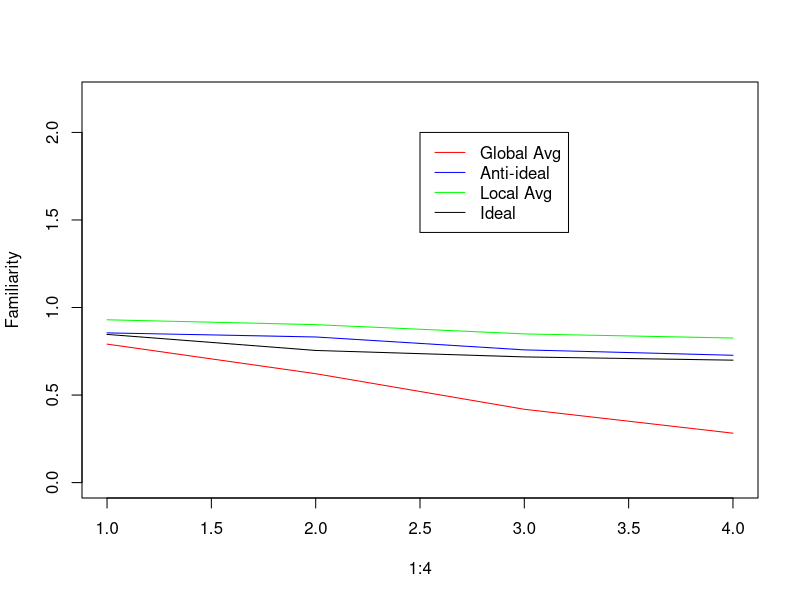

Source code (R):
#Model function
easy_clus_model=function(train,test,prob_new,spec){

#Cluster vector starts out empty
clusters=c()

#Randomise order presentation
samp=sample(train,replace=F)

#Loop through training stimuli
for(i in 1:length(train)){
	
	#If a cluster exists
	if(length(clusters)>0){
	
	#Cluster activation determines how active the clusters are; same basic exponential gradient as exemplar model
	clust_act=exp(-spec*(abs(samp[i]-clusters)))
	
	
	#If the max cluster activation is less than a threshold
	if(max(clust_act)<prob_new){
		
		#recruit a new cluster
		clusters=c(clusters,samp[i])
			
	}
	
}else{clusters=c(samp[i])}

}

clusters

familiarity_test=numeric(length(test))

#Loop through test stimuli
for(i in 1:length(test)){
	
	
		
	clust_act=exp(-spec*(abs(test[i]-clusters)))
	
	#Familiarity is just the total activation across clusters (like exemplar model)
	familiarity_test[i]=sum(clust_act)
	
	
}

return(list(fam=familiarity_test,clus=clusters))

}


#Parameter settings
prob_new=0.2
spec=.4

#Simulate across all stimuli (order matters here because of the cluster recruitment, so we don't collapse over symmetry)
train_stim_l1=c(seq(-3,-1,length=10),seq(1,3,length=10))
test_stim_l1=c(-3,-2,-1,0,1,2,3)


train_stim_l2=c(seq(-4,-2,length=10),seq(2,4,length=10))
test_stim_l2=c(-4,-3,-2,0,2,3,4)


train_stim_l3=c(seq(-5,-3,length=10),seq(3,5,length=10))
test_stim_l3=c(-5,-4,-3,0,3,4,5)


train_stim_l4=c(seq(-6,-4,length=10),seq(4,6,length=10))
test_stim_l4=c(-6,-5,-4,0,4,5,6)

l1_c=list(fam=c(0,0,0,0,0,0,0))
l2_c=list(fam=c(0,0,0,0,0,0,0))
l3_c=list(fam=c(0,0,0,0,0,0,0))
l4_c=list(fam=c(0,0,0,0,0,0,0))

#Run model with 1000 different orders for each list type
for(sim in 1:1000){

l1_c$fam=l1_c$fam+easy_clus_model(train_stim_l1,test_stim_l1,prob_new,spec)$fam
l2_c$fam=l2_c$fam+easy_clus_model(train_stim_l2,test_stim_l2,prob_new,spec)$fam
l3_c$fam=l3_c$fam+easy_clus_model(train_stim_l3,test_stim_l3,prob_new,spec)$fam
l4_c$fam=l4_c$fam+easy_clus_model(train_stim_l4,test_stim_l4,prob_new,spec)$fam



}
l1_c$fam=l1_c$fam/1000
l2_c$fam=l2_c$fam/1000
l3_c$fam=l3_c$fam/1000
l4_c$fam=l4_c$fam/1000

quartz()
plot(1:4,c(l1_c$fam[4],l2_c$fam[4],l3_c$fam[4],l4_c$fam[4]),type='l',col='red',ylab='Familiarity',ylim=c(0,2.2))
lines(1:4,c((l1_c$fam[3]+l1_c$fam[5])/2,(l2_c$fam[3]+l2_c$fam[5])/2,(l3_c$fam[3]+l3_c$fam[5])/2,(l4_c$fam[3]+l4_c$fam[5])/2),type='l',col='blue')
lines(1:4,c((l1_c$fam[2]+l1_c$fam[6])/2,(l2_c$fam[2]+l2_c$fam[6])/2,(l3_c$fam[2]+l3_c$fam[6])/2,(l4_c$fam[2]+l4_c$fam[6])/2),type='l',col='green')
lines(1:4,c((l1_c$fam[1]+l1_c$fam[7])/2,(l2_c$fam[1]+l2_c$fam[7])/2,(l3_c$fam[1]+l3_c$fam[7])/2,(l4_c$fam[1]+l4_c$fam[7])/2),type='l',col='black')

legend(2.5,2,c('Global Avg','Anti-ideal','Local Avg','Ideal'),col=c('red','blue','green','black'),lty=c(1,1,1,1))

